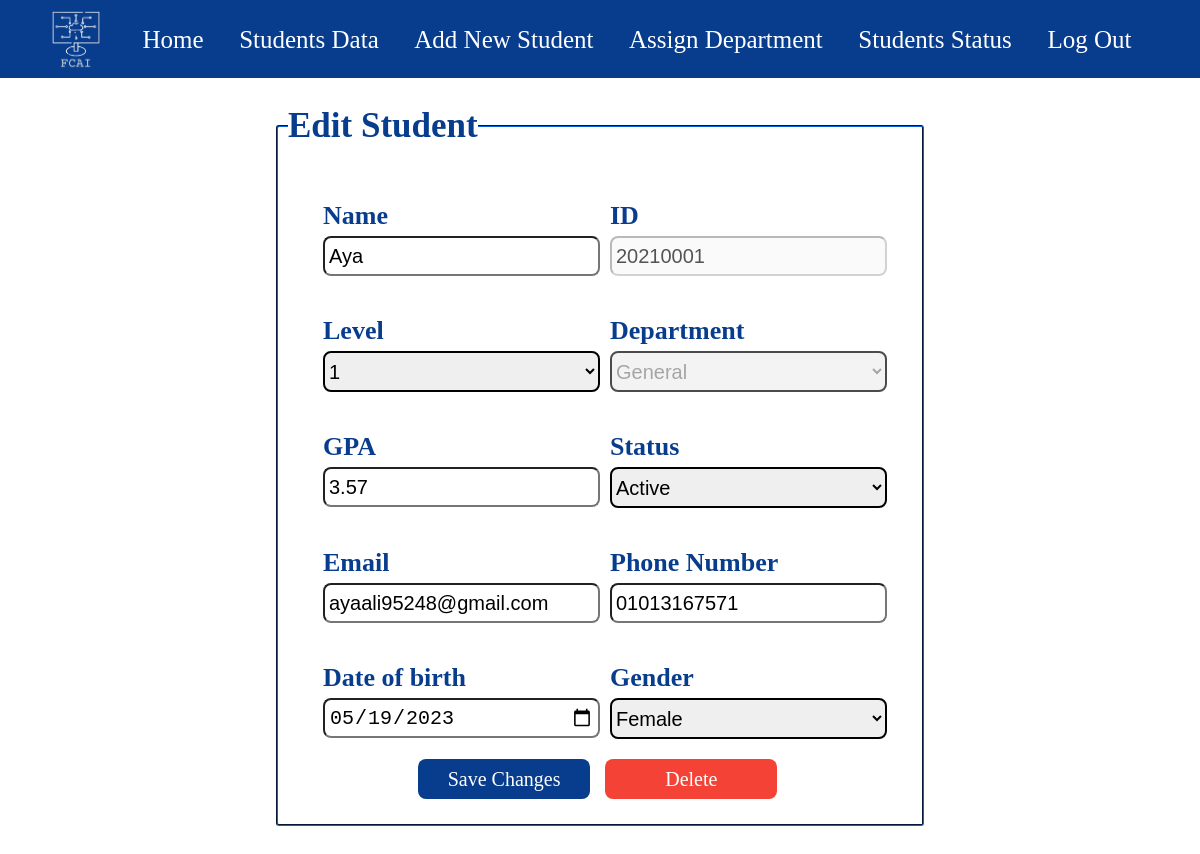
Page /StudentsData/Edit/20210001 on the earlier database version.
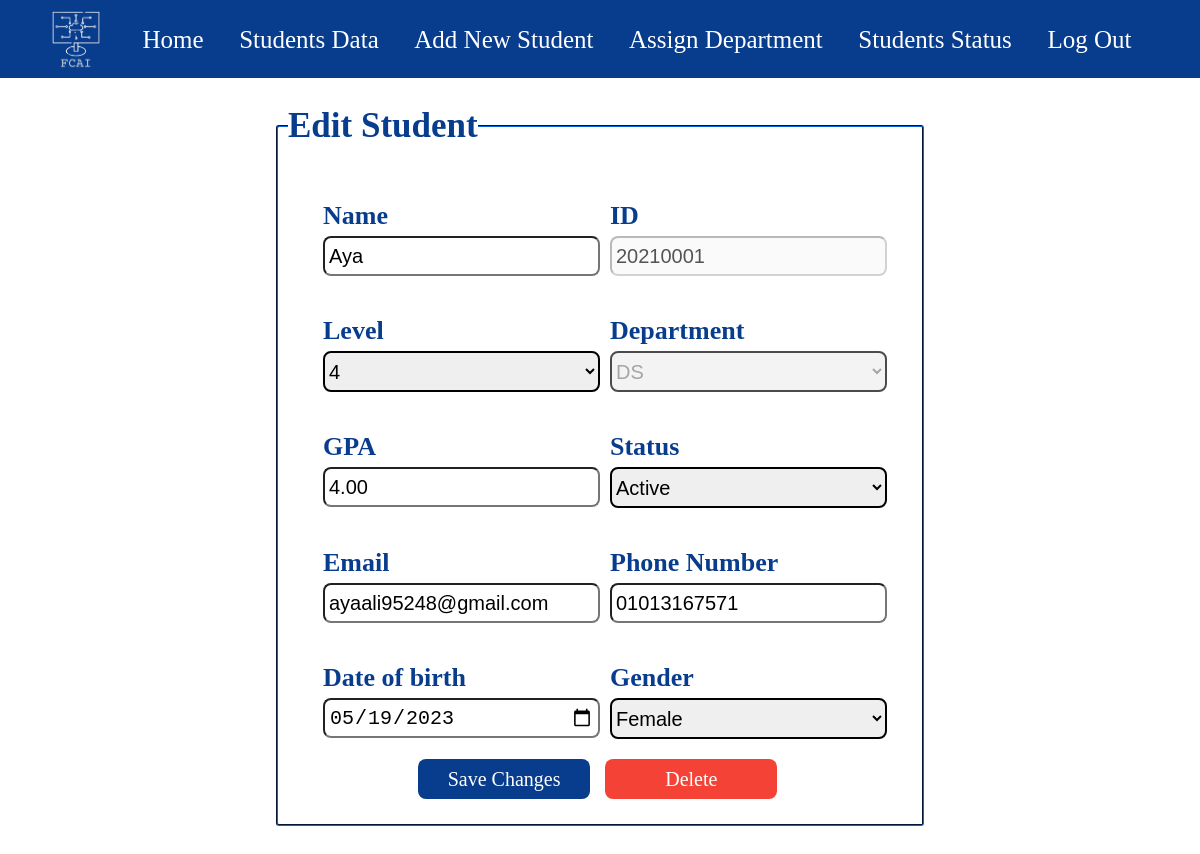
Same page on the later database version.
### students/models.py (models this page shows)
class Student(models.Model):
    levels = (
        (1,1),
        (2,2),
        (3,3),
        (4,4),
    )
    departments = (
        ('General','General'),
        ('IS','IS'),
        ('CS','CS'),
        ('IT','IT'),
        ('AI','AI'),
        ('DS','DS'),
    )
    Name = models.CharField(max_length=255 , null = True)
    ID = models.IntegerField(primary_key=True)
    Level = models.IntegerField(null=True , choices=levels)
    Department = models.CharField(max_length=10,default="General",choices=departments)
    GPA = models.DecimalField(max_digits = 3,decimal_places=2,default=0)
    Status = models.CharField(max_length=8,null=True)
    Email = models.CharField(max_length=50,null=True)
    Phone = models.CharField(max_length=11,null=True)
    BirthDate = models.DateField(null=True)
    Gender = models.CharField(max_length=10,null=True,choices=(('Male', 'Male'), ('Female', 'Female')))

### students/views.py (the view, shortened to what this page needs)
# urls.py: path('StudentsData/Edit/<int:id>', views.editPage, name = 'editPage'),
def editPage(request, id):
    student = Student.objects.get(ID=id)
    return render(request, 'studentAffairs/Edit.html', {'student': student})

### students/templates/studentAffairs/Edit.html (shortened to what the changed rows need)
{% extends 'base.html' %}
{% load static %}
{% block content %}
<!DOCTYPE html>
<html lang="en">
<head>
</head>
<body>
    <fieldset id="addStudentField">
        <form id="formContainer" method="POST">
            <div id="inputGroup">
                <div id="nameDiv">
                    <label for="name-field">Name</label>
                    <input type="text" id="name-field" name="name-field" required placeholder="Enter student name" value = "{{student.Name}}">
                </div>
                <div id="idDiv">
                    <label for="id-field">ID</label>
                    <input type="text" id="id-field" name="id" disabled required placeholder="20xxxxxx" value = "{{ student.ID }}" pattern="^20\d{6}$">
                </div>
            </div>
            <div id="inputGroup">
                <div id="levelDiv">
                    <label for="level-field">Level</label>
                    <select name="stdLevel" id="level-field">
                        <option value=1 {% if student.Level == 1 %}selected{% endif %}>1</option>
                        <option value=4 {% if student.Level == 4 %}selected{% endif %}>4</option>
                    </select>
                </div>
                <div id="departmentDiv">
                    <label for="department-field">Department</label>
                    <select name="department" id="department-field" default="General" value="General" disabled>
                        <option value="General" {% if student.Department == 'General' %}selected{% endif %}>General</option>
                        <option value="DS" {% if student.Department == 'DS' %}selected{% endif %}>DS</option>
                    </select>
                </div>
            </div>
            <div id="inputGroup">
                <div id="GPADiv">
                    <label for="gpa-field">GPA</label>
                    <input type="number" min="0" max="4" step="0.01" id="gpa-field" name="GPA" placeholder="Enter student GPA" value = "{{ student.GPA }}">
                </div>
                <div id="statusDiv">
                    <label for="status-field">Status</label>
                    <select name="Status" id="status-field" value="Active">
                        <option value="Active" {% if student.Status == 'Active' %}selected{% endif %}>Active</option>
                    </select>
                </div>
            </div>
            <div id="inputGroup">
                <div id="emailDiv">
                    <label for="email-field">Email</label>
                    <input type="email" id="email-field" name="email" required placeholder="Enter student email" value = "{{ student.Email }}">
                </div>
                <div id="phoneDiv">
                    <label for="phone-field">Phone Number</label>
                    <input type="text" id="phone-field" name="phone" required placeholder="01xxxxxxxxx" value = "{{ student.Phone }}" pattern = '^01\d{0,9}$'>
                </div>
            </div>
            <div id="inputGroup">
                <div id="dobDiv">
                    <label for="studentBD">Date of birth</label>
                    <input type="date" id="dob-field" name="date" required value="{{ student.BirthDate|date:'Y-m-d' }}">
                </div>
                <div id="genderDiv">
                    <label for="studentGender">Gender</label>
                    <select name="Gender" id="gender-field" value="Male">
                        <option value="Female" {% if student.Gender == 'Female' %}selected{% endif %}>Female</option>
                    </select>
                </div>
            </div>
                </form>
    </fieldset>
</body>
</html>
{% endblock content %}

Differences in the rows shown:
changed Student "Aya": stdLevel "1" → "4"; department "General" → "DS"; GPA "3.57" → "4.00"
